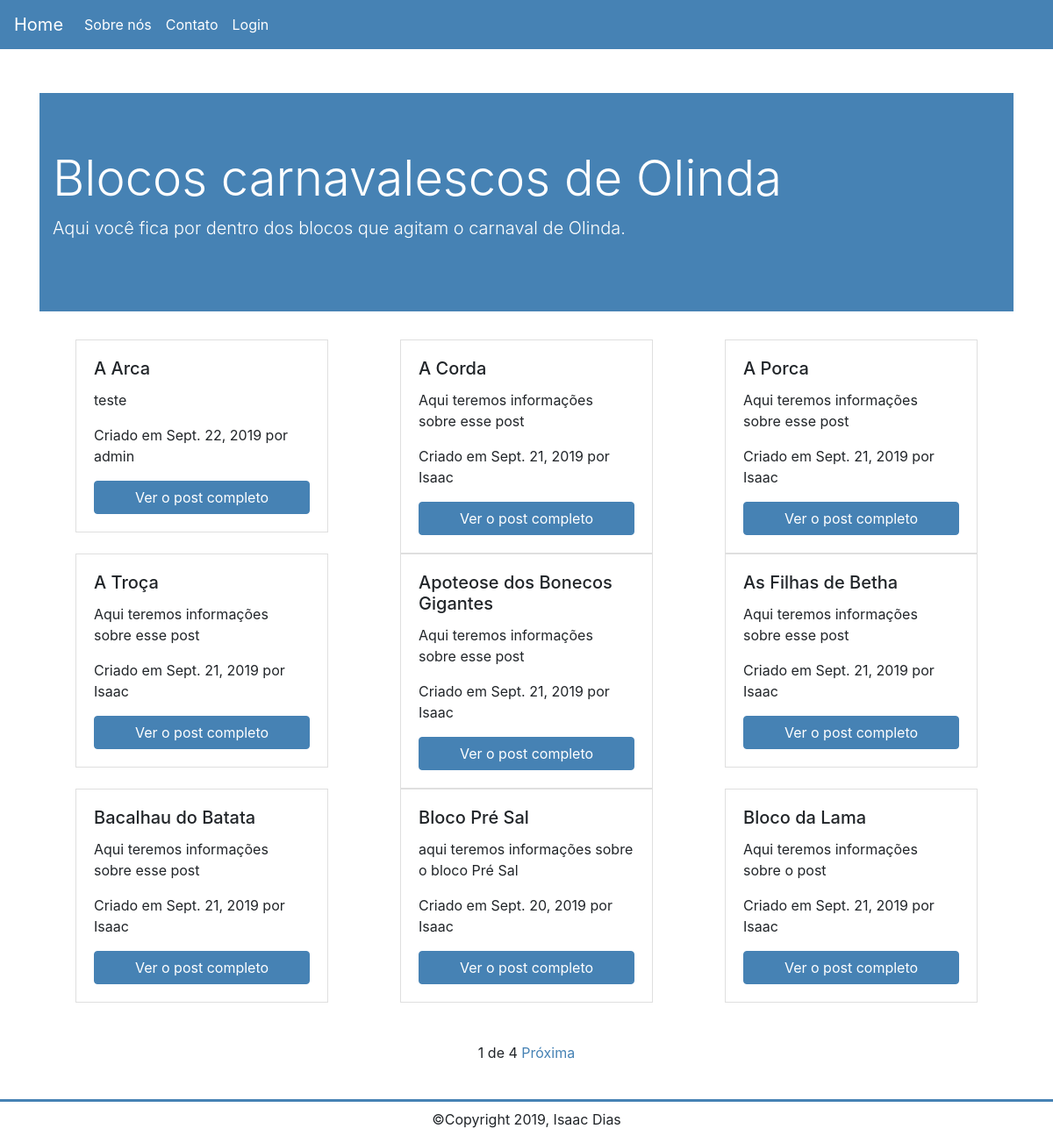
The page / on the database its author committed.
### blog/models.py (models this page shows, shortened)
class Post(models.Model):
    STATUS = (
        ('active', 'Ativo'),
        ('draft', 'Rascunho')
    )
    title = models.CharField(max_length=200)
    body = models.TextField()
    image = models.FileField(upload_to = '', null=True, blank= True)
    author = models.ForeignKey(User, on_delete=models.CASCADE)
    slug= models.SlugField()
    created_at = models.DateField(auto_now_add=True)
    updated_at = models.DateField(auto_now=True)
    status = models.CharField(max_length=15, choices=STATUS)

### blog/views.py (the view)
# urls.py: path('', views.post_list, name='post_list'),
def post_list(request):
	post_list = Post.objects.all().order_by('title')
	paginator = Paginator(post_list, 9)
	page = request.GET.get('page')
	posts = paginator.get_page(page)
	return render(request, 'blog/post_list.html', {'posts':posts})

### blog/templates/blog/post_list.html (shortened to what this page needs)
{% extends 'blog/base.html' %}
{% block content %}
<div class="container">
    <div class="jumbotron jumbotron-fluid">
        <div class="container">
            <h1 class="display-4">Blocos carnavalescos de Olinda</h1>
            <p class="lead">Aqui você fica por dentro dos blocos que agitam o carnaval de Olinda.</p>
        </div>
    </div>
    <div class="row">
        {% for post in posts %}
        <div class="col">
            <div class="card" style="width: 18rem;">
                <div class="card-body">
                    <h5 class="card-title">{{ post.title }}</h5>
                    <p class="card-text">{{ post.body |truncatechars:50}}</p>
                    <p>Criado em {{ post.created_at }} por {{ post.author }}</p>
                    <a href="{% url 'blog:post_detail' post.slug %}" class="btn btn-primary">Ver o post completo</a>
                </div>
            </div>
        </div>
        {% endfor %}
    </div>
    <div class="pagination">
        <span class="step-links">
            <span class="current">
                {{posts.number}} de {{posts.paginator.num_pages}}
            </span>
            {% if posts.has_next %}
            <a href="?page={{ posts.next_page_number }}">Próxima</a>
            {% endif %}
        </span>
    </div>
</div>
{% endblock %}

### blog/static/css/styles.css (style rules this page uses)
.row { margin-left: 0; margin-right: 0; }
.col { padding-left: 0; padding-right: 0; }
.card { margin: auto; border-radius: 0; }
.card .btn-primary { background-color: #4682B4; border-color: #4682B4; }
.row .jumbotron { background-color: #4682B4; color: #FFF; margin-top: 50px; }
.card .btn.btn-primary { margin: auto; display: block; }
.container .step-links { display: block; width: 200px; margin: 30px auto; height: 50px; position: relative; text-align: center; padding-top: 15px; }
.step-links a { color: #4682b4; transition: .5s; }

### rows shown on the page
Post: title "A Arca", body "teste", created_at "Sept. 22, 2019", author "admin"
Post: title "A Corda", body "Aqui teremos informações sobre esse post", created_at "Sept. 21, 2019", author "Isaac"
Post: title "A Porca", body "Aqui teremos informações sobre esse post", created_at "Sept. 21, 2019", author "Isaac"
Post: title "A Troça", body "Aqui teremos informações sobre esse post", created_at "Sept. 21, 2019", author "Isaac"
Post: title "Apoteose dos Bonecos Gigantes", body "Aqui teremos informações sobre esse post", created_at "Sept. 21, 2019", author "Isaac"
Post: title "As Filhas de Betha", body "Aqui teremos informações sobre esse post", created_at "Sept. 21, 2019", author "Isaac"
Post: title "Bacalhau do Batata", body "Aqui teremos informações sobre esse post", created_at "Sept. 21, 2019", author "Isaac"
Post: title "Bloco Pré Sal", body "aqui teremos informações sobre o bloco Pré Sal", created_at "Sept. 20, 2019", author "Isaac"
Post: title "Bloco da Lama", body "Aqui teremos informações sobre o post", created_at "Sept. 21, 2019", author "Isaac"

### other values the page prints
{{ posts.number }} "1"
{{ posts.paginator.num_pages }} "4"
